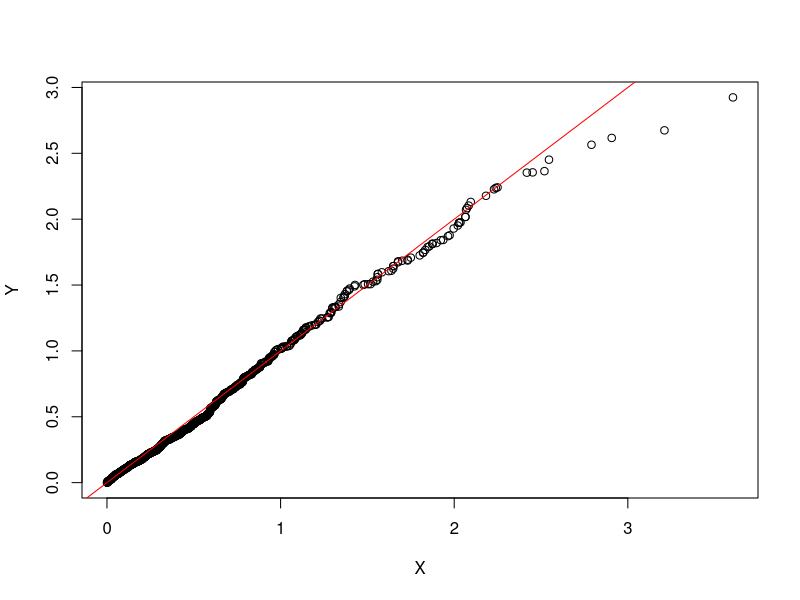
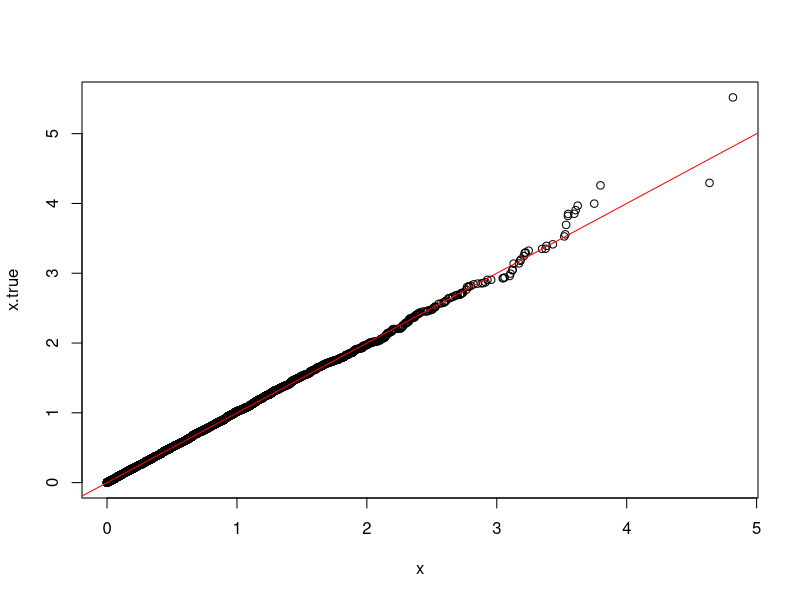
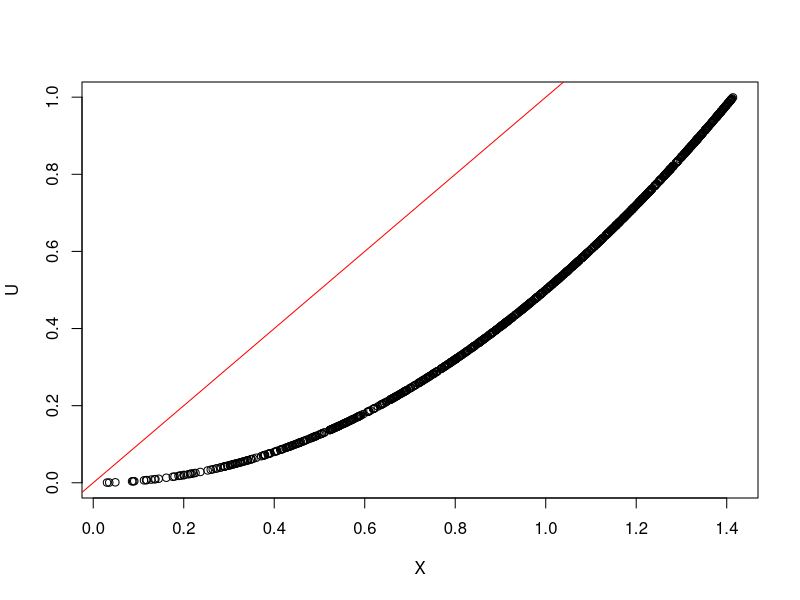

Generate these figures, in order, with R: (Note: this script raises an error after producing the figures.)

set.seed(123)
X <- rexp(1000, rate = 2)
Y <- rexp(1000, rate = 2)

qqplot(X, Y,)
abline(0, 1, col = "red")  

lambda <- 2
n <- 10000
u  <- runif(n)
x <- -log(u)/lambda

x.true <- rexp(n,lambda)
qqplot(x,x.true)
abline(0,1,col = 'red')

set.seed(123)
U <- runif(1000)
X <- sqrt(2 * U)
X
qqplot(X,U)
abline(0,1,col='red')

 
set.seed(123)
U <- runif(10000)
X <- qnorm(U)


phi.inv <- function(u){
  t2 <- -2*log(u)
  t <- sqrt(t2)
  return(t-(2.30753+0.27061*t)/(1+0.99229*t+0.04481*t2))
}

n <- 10000
u <- runif(n)
x <- phi.inv(u)
x


n <- 10000
k <- 0
j <- 0
x <- rep(NA,n)

while(k<n){
  y <- runif(1)  # Step1
  j <- j+1
  u <- runif(1) # Step2
  if(u<=y){ # Step 3
    k <- k+1
    x[k] <- y
  }
  
}




x <- rep(NA,n)
while (k<n){
  y <- runif(1)
  j <- j+1
  u <- runif(1)
  if(u<=4*y*(1-y)){
    k <- k+1
    x[k] <- y
  }
}
j
hist(x)
x.gold = rbeta(10000,2,2)
qqplot(x,x.gold)
abline(0,1,col='red')

n <- 10000
c <- 1.5
x <- rep(NA,n)
k <- 0
j <- 0

while (k<n){
  j <- j+1
  y <- runif(1)
  u <- runif(1)
  if(u<=y*(1-y)){
    k <- k+1
    x[k] <- y
  }
}

print(paste("Average number of iterations needed with c=1.5: ", j))
  
